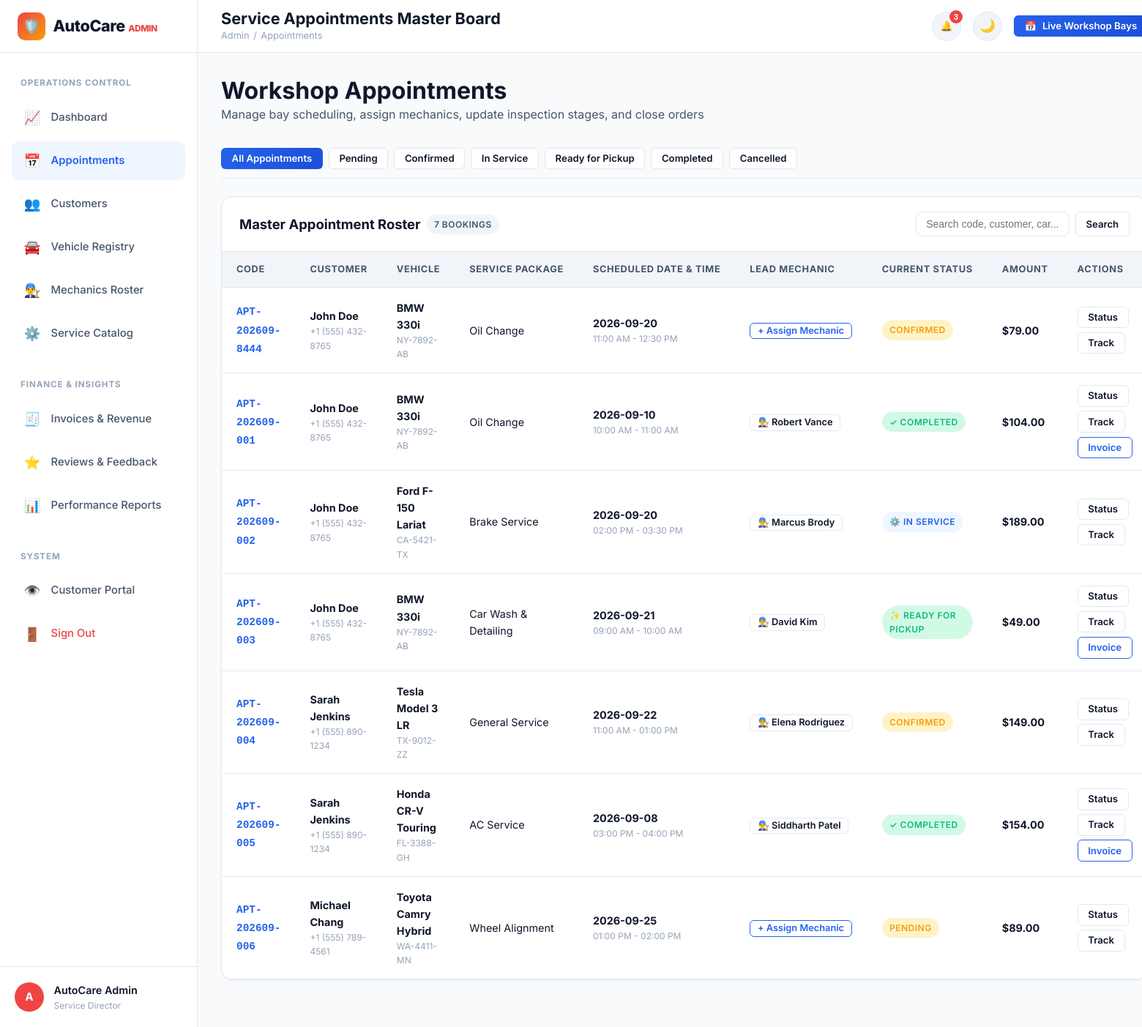
The app's page /admin/appointments (signed in) with its own data.
### tables this page shows
CREATE TABLE users (
    id INTEGER PRIMARY KEY AUTOINCREMENT,
    full_name TEXT NOT NULL,
    email TEXT UNIQUE NOT NULL COLLATE NOCASE,
    phone TEXT NOT NULL,
    password_hash TEXT NOT NULL,
    role TEXT NOT NULL DEFAULT 'customer', -- 'customer' or 'admin'
    status TEXT NOT NULL DEFAULT 'active', -- 'active' or 'inactive'
    created_at TIMESTAMP DEFAULT CURRENT_TIMESTAMP
);

CREATE TABLE appointments (
    id INTEGER PRIMARY KEY AUTOINCREMENT,
    appointment_code TEXT UNIQUE NOT NULL,
    user_id INTEGER NOT NULL REFERENCES users(id) ON DELETE CASCADE,
    vehicle_id INTEGER NOT NULL REFERENCES vehicles(id) ON DELETE CASCADE,
    service_id INTEGER NOT NULL REFERENCES services(id),
    mechanic_id INTEGER REFERENCES mechanics(id) ON DELETE SET NULL,
    appointment_date TEXT NOT NULL,
    time_slot TEXT NOT NULL,
    problem_description TEXT,
    status TEXT NOT NULL DEFAULT 'Pending',
    -- Status options: Pending, Confirmed, Assigned, Vehicle Received, Inspection, In Service, Quality Check, Ready for Pickup, Completed, Cancelled
    cancellation_reason TEXT,
    estimated_completion TEXT,
    technician_notes TEXT,
    total_amount REAL NOT NULL DEFAULT 0.0,
    created_at TIMESTAMP DEFAULT CURRENT_TIMESTAMP,
    updated_at TIMESTAMP DEFAULT CURRENT_TIMESTAMP
);

CREATE TABLE vehicles (
    id INTEGER PRIMARY KEY AUTOINCREMENT,
    user_id INTEGER NOT NULL REFERENCES users(id) ON DELETE CASCADE,
    vehicle_number TEXT UNIQUE NOT NULL COLLATE NOCASE,
    brand TEXT NOT NULL,
    model TEXT NOT NULL,
    year INTEGER NOT NULL,
    fuel_type TEXT NOT NULL,
    vehicle_type TEXT NOT NULL,
    color TEXT NOT NULL,
    current_mileage INTEGER NOT NULL DEFAULT 0,
    created_at TIMESTAMP DEFAULT CURRENT_TIMESTAMP
);

CREATE TABLE services (
    id INTEGER PRIMARY KEY AUTOINCREMENT,
    service_name TEXT NOT NULL,
    category TEXT NOT NULL,
    description TEXT NOT NULL,
    estimated_price REAL NOT NULL,
    estimated_duration TEXT NOT NULL,
    icon TEXT DEFAULT 'wrench',
    status TEXT NOT NULL DEFAULT 'active', -- 'active' or 'inactive'
    created_at TIMESTAMP DEFAULT CURRENT_TIMESTAMP
);

CREATE TABLE invoices (
    id INTEGER PRIMARY KEY AUTOINCREMENT,
    invoice_number TEXT UNIQUE NOT NULL,
    appointment_id INTEGER UNIQUE NOT NULL REFERENCES appointments(id) ON DELETE CASCADE,
    user_id INTEGER NOT NULL REFERENCES users(id) ON DELETE CASCADE,
    vehicle_id INTEGER NOT NULL REFERENCES vehicles(id) ON DELETE CASCADE,
    subtotal REAL NOT NULL DEFAULT 0.0,
    tax_rate REAL NOT NULL DEFAULT 10.0,
    tax_amount REAL NOT NULL DEFAULT 0.0,
    discount_amount REAL NOT NULL DEFAULT 0.0,
    final_amount REAL NOT NULL DEFAULT 0.0,
    payment_status TEXT NOT NULL DEFAULT 'Pending', -- 'Pending', 'Paid', 'Failed'
    payment_method TEXT, -- 'Cash', 'Card', 'UPI'
    paid_at TIMESTAMP,
    created_at TIMESTAMP DEFAULT CURRENT_TIMESTAMP
);

CREATE TABLE mechanics (
    id INTEGER PRIMARY KEY AUTOINCREMENT,
    name TEXT NOT NULL,
    email TEXT UNIQUE NOT NULL COLLATE NOCASE,
    phone TEXT NOT NULL,
    specialization TEXT NOT NULL,
    experience_years INTEGER NOT NULL DEFAULT 1,
    availability TEXT NOT NULL DEFAULT 'available', -- 'available', 'on_job', 'leave'
    status TEXT NOT NULL DEFAULT 'active', -- 'active' or 'inactive'
    avatar_url TEXT,
    created_at TIMESTAMP DEFAULT CURRENT_TIMESTAMP
);

### app.py (the view)
@app.route('/admin/appointments')
@admin_required
def admin_appointments():
    status_filter = request.args.get('status', 'all')
    search_q = request.args.get('q', '').strip().lower()
    query = """
        SELECT a.*, u.full_name as customer_name, u.phone as customer_phone,
               v.brand, v.model, v.vehicle_number, s.service_name,
               m.id as mechanic_id, m.name as mechanic_name,
               i.id as invoice_id, i.payment_status
        FROM appointments a
        JOIN users u ON a.user_id = u.id
        JOIN vehicles v ON a.vehicle_id = v.id
        JOIN services s ON a.service_id = s.id
        LEFT JOIN mechanics m ON a.mechanic_id = m.id
        LEFT JOIN invoices i ON i.appointment_id = a.id
        WHERE 1=1
    """
    args = []
    if status_filter != 'all':
        query += " AND a.status = ?"
        args.append(status_filter)
    if search_q:
        query += " AND (LOWER(a.appointment_code) LIKE ? OR LOWER(u.full_name) LIKE ? OR LOWER(v.vehicle_number) LIKE ?)"
        term = f"%{search_q}%"
        args.extend([term, term, term])
    query += " ORDER BY a.created_at DESC"
    appointments = db.query_db(query, tuple(args))
    mechanics = db.query_db("SELECT * FROM mechanics WHERE status = 'active'")
    return render_template(
        'admin/appointments.html',
        appointments=appointments,
        mechanics=mechanics,
        current_status=status_filter,
        search_q=search_q
    )

### templates/admin/appointments.html (shortened to what this page needs)
{% extends "admin/base_admin.html" %}
{% block page_title %}Service Appointments Master Board{% endblock %}
{% block breadcrumb %}Appointments{% endblock %}
{% block admin_content %}
<div style="display: flex; justify-content: space-between; align-items: center; margin-bottom: 2rem; flex-wrap: wrap; gap: 1rem;">
  <div>
    <h2>Workshop Appointments</h2>
    <p style="color: var(--text-secondary);">Manage bay scheduling, assign mechanics, update inspection stages, and close orders</p>
  </div>
</div>
<div style="display: flex; gap: 0.5rem; margin-bottom: 1.5rem; border-bottom: 1px solid var(--border-color); padding-bottom: 0.75rem; overflow-x: auto;">
  <a href="{{ url_for('admin_appointments', status='all') }}" class="btn btn-sm {% if current_status == 'all' %}btn-primary{% else %}btn-secondary{% endif %}">
    All Appointments
  </a>
  <a href="{{ url_for('admin_appointments', status='Pending') }}" class="btn btn-sm {% if current_status == 'Pending' %}btn-primary{% else %}btn-secondary{% endif %}">
    Pending
  </a>
  <a href="{{ url_for('admin_appointments', status='Confirmed') }}" class="btn btn-sm {% if current_status == 'Confirmed' %}btn-primary{% else %}btn-secondary{% endif %}">
    Confirmed
  </a>
  <a href="{{ url_for('admin_appointments', status='In Service') }}" class="btn btn-sm {% if current_status == 'In Service' %}btn-primary{% else %}btn-secondary{% endif %}">
    In Service
  </a>
  <a href="{{ url_for('admin_appointments', status='Ready for Pickup') }}" class="btn btn-sm {% if current_status == 'Ready for Pickup' %}btn-primary{% else %}btn-secondary{% endif %}">
    Ready for Pickup
  </a>
  <a href="{{ url_for('admin_appointments', status='Completed') }}" class="btn btn-sm {% if current_status == 'Completed' %}btn-primary{% else %}btn-secondary{% endif %}">
    Completed
  </a>
  <a href="{{ url_for('admin_appointments', status='Cancelled') }}" class="btn btn-sm {% if current_status == 'Cancelled' %}btn-primary{% else %}btn-secondary{% endif %}">
    Cancelled
  </a>
</div>
<div class="table-card">
  <div class="table-header-bar">
    <div style="display: flex; align-items: center; gap: 0.5rem;">
      <h3 class="table-header-title">Master Appointment Roster</h3>
      <span class="badge badge-neutral">{{ appointments|length }} bookings</span>
    </div>
    <form method="GET" action="{{ url_for('admin_appointments') }}" style="display: flex; gap: 0.5rem;">
      <input type="text" name="q" class="table-search-input" placeholder="Search code, customer, car..." value="{{ search_q }}">
      <button type="submit" class="btn btn-secondary btn-sm">Search</button>
    </form>
  </div>
  <div class="table-responsive">
    <table class="data-table">
      <thead>
        <tr>
          <th>Code</th>
          <th>Customer</th>
          <th>Vehicle</th>
          <th>Service Package</th>
          <th>Scheduled Date & Time</th>
          <th>Lead Mechanic</th>
          <th>Current Status</th>
          <th>Amount</th>
          <th>Actions</th>
        </tr>
      </thead>
      <tbody>
        {% if appointments %}
          {% for apt in appointments %}
            <tr>
              <td>
                <a href="{{ url_for('tracking_detail', appointment_id=apt.id) }}" style="font-family: monospace; font-weight: 700; color: var(--primary);">
                  {{ apt.appointment_code }}
                </a>
              </td>
              <td>
                <strong>{{ apt.customer_name }}</strong>
                <div style="font-size: 0.75rem; color: var(--text-muted);">{{ apt.customer_phone }}</div>
              </td>
              <td>
                <strong>{{ apt.brand }} {{ apt.model }}</strong>
                <div style="font-size: 0.75rem; color: var(--text-muted);">{{ apt.vehicle_number }}</div>
              </td>
              <td>{{ apt.service_name }}</td>
              <td>
                <div><strong>{{ apt.appointment_date }}</strong></div>
                <div style="font-size: 0.75rem; color: var(--text-muted);">{{ apt.time_slot }}</div>
              </td>
              <td>
                {% if apt.mechanic_name %}
                  <button type="button" class="btn btn-sm btn-secondary" style="font-size: 0.8rem; padding: 0.25rem 0.6rem;" onclick="openAssignMechanicModal({{ apt.id }}, {{ apt.mechanic_id }})">
                    👨‍🔧 {{ apt.mechanic_name }}
                  </button>
                {% else %}
                  <button type="button" class="btn btn-sm btn-outline-primary" style="font-size: 0.8rem; padding: 0.25rem 0.6rem;" onclick="openAssignMechanicModal({{ apt.id }}, null)">
                    + Assign Mechanic
                  </button>
                {% endif %}
              </td>
              <td>
                {% if apt.status == 'Completed' %}
                  <span class="badge badge-success">✓ Completed</span>
                {% elif apt.status == 'In Service' %}
                  <span class="badge badge-primary">⚙️ In Service</span>
                {% elif apt.status == 'Ready for Pickup' %}
                  <span class="badge badge-success">✨ Ready for Pickup</span>
                {% elif apt.status == 'Cancelled' %}
                  <span class="badge badge-danger">✕ Cancelled</span>
                {% else %}
                  <span class="badge badge-warning">{{ apt.status }}</span>
                {% endif %}
              </td>
              <td><strong>${{ "%.2f"|format(apt.total_amount) }}</strong></td>
              <td>
                <div style="display: flex; gap: 0.35rem; flex-wrap: wrap;">
                  <button type="button" class="btn btn-secondary btn-sm" onclick="openUpdateStatusModal({{ apt.id }}, '{{ apt.status }}')" title="Change Stage">
                    Status
                  </button>
                  <a href="{{ url_for('tracking_detail', appointment_id=apt.id) }}" class="btn btn-secondary btn-sm" title="View Tracker">
                    Track
                  </a>
                  {% if apt.invoice_id %}
                    <a href="{{ url_for('invoice_detail', invoice_id=apt.invoice_id) }}" class="btn btn-outline-primary btn-sm" title="Invoice">
                      Invoice
                    </a>
                  {% endif %}
                </div>
              </td>
            </tr>
          {% endfor %}
        {% else %}
          <tr>
            <td colspan="9" style="text-align: center; padding: 3rem; color: var(--text-muted);">
              No appointments found matching this criteria.
            </td>
          </tr>
        {% endif %}
      </tbody>
    </table>
  </div>
</div>
{% endblock %}

### templates/admin/base_admin.html (shortened to what this page needs)
{% extends "base.html" %}
{% block page_body %}
<div class="dashboard-layout">
  <aside class="sidebar">
    <div class="sidebar-header">
      <a href="{{ url_for('admin_dashboard') }}" class="brand-logo">
        <div class="brand-icon" style="background: linear-gradient(135deg, #ef4444 0%, #f59e0b 100%);">🛡️</div>
        <span>AutoCare <span style="font-size: 0.75rem; color: var(--danger); font-weight: 800;">ADMIN</span></span>
      </a>
    </div>
    <nav class="sidebar-nav">
      <span class="sidebar-section-label">Operations Control</span>
      <a href="{{ url_for('admin_dashboard') }}" class="sidebar-link {% if request.endpoint == 'admin_dashboard' %}active{% endif %}">
        <span class="sidebar-link-icon">📈</span>
        <span>Dashboard</span>
      </a>
      <a href="{{ url_for('admin_appointments') }}" class="sidebar-link {% if request.endpoint == 'admin_appointments' %}active{% endif %}">
        <span class="sidebar-link-icon">📅</span>
        <span>Appointments</span>
      </a>
      <a href="{{ url_for('admin_customers') }}" class="sidebar-link {% if request.endpoint in ('admin_customers', 'admin_customer_detail') %}active{% endif %}">
        <span class="sidebar-link-icon">👥</span>
        <span>Customers</span>
      </a>
      <a href="{{ url_for('admin_vehicles') }}" class="sidebar-link {% if request.endpoint == 'admin_vehicles' %}active{% endif %}">
        <span class="sidebar-link-icon">🚘</span>
        <span>Vehicle Registry</span>
      </a>
      <a href="{{ url_for('admin_mechanics') }}" class="sidebar-link {% if request.endpoint == 'admin_mechanics' %}active{% endif %}">
        <span class="sidebar-link-icon">👨‍🔧</span>
        <span>Mechanics Roster</span>
      </a>
      <a href="{{ url_for('admin_services') }}" class="sidebar-link {% if request.endpoint == 'admin_services' %}active{% endif %}">
        <span class="sidebar-link-icon">⚙️</span>
        <span>Service Catalog</span>
      </a>
      <span class="sidebar-section-label" style="margin-top: 1rem;">Finance & Insights</span>
      <a href="{{ url_for('admin_invoices') }}" class="sidebar-link {% if request.endpoint == 'admin_invoices' %}active{% endif %}">
        <span class="sidebar-link-icon">🧾</span>
        <span>Invoices & Revenue</span>
      </a>
      <a href="{{ url_for('admin_feedback') }}" class="sidebar-link {% if request.endpoint == 'admin_feedback' %}active{% endif %}">
        <span class="sidebar-link-icon">⭐</span>
        <span>Reviews & Feedback</span>
      </a>
      <a href="{{ url_for('admin_reports') }}" class="sidebar-link {% if request.endpoint == 'admin_reports' %}active{% endif %}">
        <span class="sidebar-link-icon">📊</span>
        <span>Performance Reports</span>
      </a>
      <span class="sidebar-section-label" style="margin-top: 1rem;">System</span>
      <a href="{{ url_for('dashboard') }}" class="sidebar-link" title="Preview Customer View">
        <span class="sidebar-link-icon">👁️</span>
        <span>Customer Portal</span>
      </a>
      <a href="{{ url_for('logout') }}" class="sidebar-link" style="color: var(--danger);">
        <span class="sidebar-link-icon">🚪</span>
        <span>Sign Out</span>
      </a>
    </nav>
    <div class="sidebar-footer">
      <div class="sidebar-user-avatar" style="background: #ef4444;">A</div>
      <div class="sidebar-user-info">
        <div class="sidebar-user-name">{{ current_user.full_name }}</div>
        <div class="sidebar-user-role">Service Director</div>
      </div>
    </div>
  </aside>
  <div class="main-wrapper">
    <header class="topbar">
      <div class="topbar-left">
        <div class="page-title-box">
          <h1>{% block page_title %}Admin Control Panel{% endblock %}</h1>
          <div class="breadcrumbs">
            <a href="{{ url_for('admin_dashboard') }}">Admin</a>
            <span>/</span>
            <span>{% block breadcrumb %}Dashboard{% endblock %}</span>
          </div>
        </div>
      </div>
      <div class="topbar-right">
        <div class="notif-dropdown-wrapper">
          <button type="button" class="notif-btn" onclick="toggleNotificationDropdown()" title="Notifications">
            🔔
            {% if unread_notifs_count > 0 %}
              <span class="notif-count-badge">{{ unread_notifs_count }}</span>
            {% endif %}
          </button>
        </div>
        <button type="button" class="theme-toggle-btn" onclick="toggleTheme()" title="Toggle Dark/Light Mode">🌙</button>
        <a href="{{ url_for('admin_appointments') }}" class="btn btn-primary btn-sm">
          <span>📅</span> Live Workshop Bays
        </a>
      </div>
    </header>
    <main class="dashboard-content">
      {% block admin_content %}{% endblock %}
    </main>
  </div>
</div>
{% endblock %}

### records on screen
users: full_name "AutoCare Admin"
appointments: appointment_code "APT-202609-8444", customer_name "John Doe", customer_phone "+1 (555) 432-8765", brand "BMW", model "330i", vehicle_number "NY-7892-AB", service_name "Oil Change", appointment_date "2026-09-20", time_slot "11:00 AM - 12:30 PM", status "CONFIRMED", total_amount "79.00"
invoices: appointment_code "APT-202609-001", customer_name "John Doe", customer_phone "+1 (555) 432-8765", brand "BMW", model "330i", vehicle_number "NY-7892-AB", service_name "Oil Change", appointment_date "2026-09-10", time_slot "10:00 AM - 11:00 AM", mechanic_name "Robert Vance", shows "✓ COMPLETED"
appointments: total_amount "104.00"
appointments: appointment_code "APT-202609-002", customer_name "John Doe", customer_phone "+1 (555) 432-8765", brand "Ford", model "F-150 Lariat", vehicle_number "CA-5421-TX", service_name "Brake Service", appointment_date "2026-09-20", time_slot "02:00 PM - 03:30 PM", mechanic_name "Marcus Brody", status "⚙️ IN SERVICE", total_amount "189.00"
invoices: appointment_code "APT-202609-003", customer_name "John Doe", customer_phone "+1 (555) 432-8765", brand "BMW", model "330i", vehicle_number "NY-7892-AB", service_name "Car Wash & Detailing", appointment_date "2026-09-21", time_slot "09:00 AM - 10:00 AM", mechanic_name "David Kim", shows "✨ READY FOR PICKUP"
appointments: total_amount "49.00"
appointments: appointment_code "APT-202609-004", customer_name "Sarah Jenkins", customer_phone "+1 (555) 890-1234", brand "Tesla", model "Model 3 LR", vehicle_number "TX-9012-ZZ", service_name "General Service", appointment_date "2026-09-22", time_slot "11:00 AM - 01:00 PM", mechanic_name "Elena Rodriguez", status "CONFIRMED", total_amount "149.00"
invoices: appointment_code "APT-202609-005", customer_name "Sarah Jenkins", customer_phone "+1 (555) 890-1234", brand "Honda", model "CR-V Touring", vehicle_number "FL-3388-GH", service_name "AC Service", appointment_date "2026-09-08", time_slot "03:00 PM - 04:00 PM", mechanic_name "Siddharth Patel", shows "✓ COMPLETED"
appointments: total_amount "154.00"
appointments: appointment_code "APT-202609-006", customer_name "Michael Chang", customer_phone "+1 (555) 789-4561", brand "Toyota", model "Camry Hybrid", vehicle_number "WA-4411-MN", service_name "Wheel Alignment", appointment_date "2026-09-25", time_slot "01:00 PM - 02:00 PM", status "PENDING", total_amount "89.00"

### other values on screen
{{ unread_notifs_count }} "3"
{{ appointments|length }} "7"
